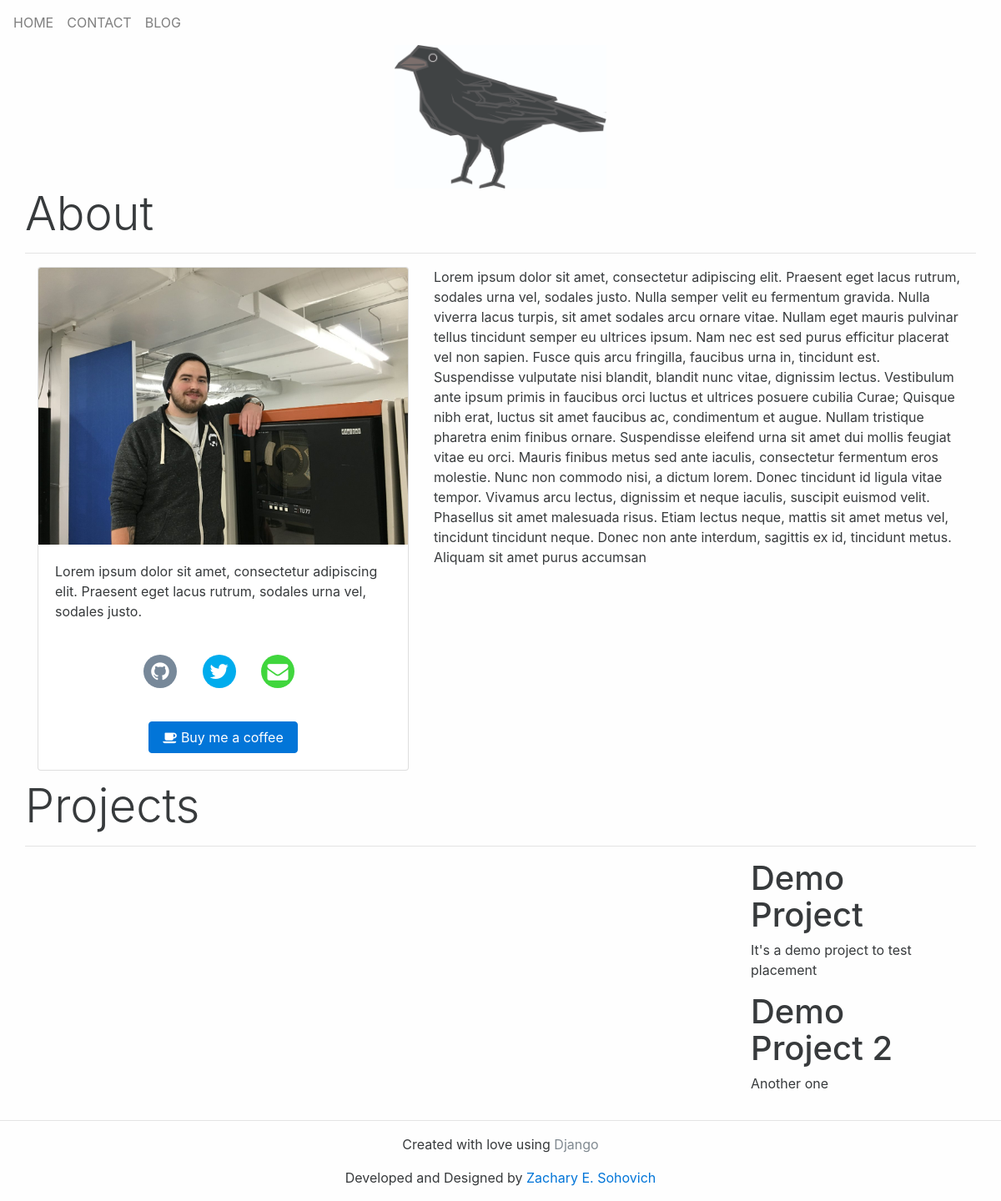
Before: / with the older database file.
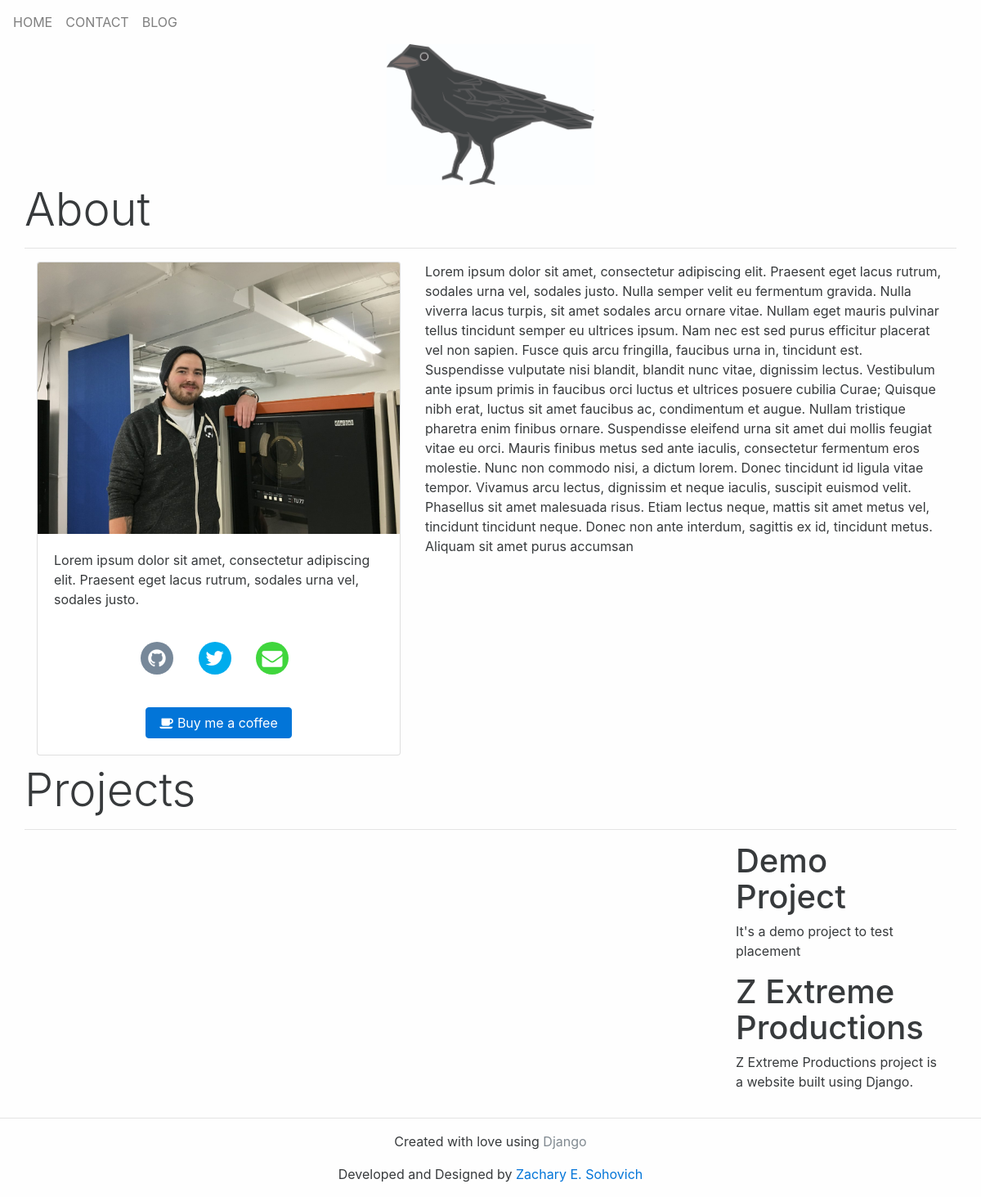
After: the same page with the newer database file.
### static_pages/models.py (models this page shows, shortened)
class Project(models.Model):
    title = models.CharField(max_length=100)
    desc = models.TextField(max_length=144)
    image = models.ImageField(upload_to='/uploads/projects', blank=True, null=True)
    image_url = models.URLField()

### static_pages/views.py (the view, shortened to what this page needs)
# urls.py: 2. Add a URL to urlpatterns:  url(r'^$', views.home, name='home')
def home(request):
    projects = Project.objects.all()
    form_donation = stripeAmount()
    form_contact = contactForm()
    return render(request, 'index.html',
        {
        'projects': projects,
        'form_donation': form_donation,
        'form_contact': form_contact,
        }
    )

### static_pages/templates/index.html (shortened to what this page needs)
{% extends 'base.html' %}
{% load static %}
{% load widget_tweaks %}
{% block content %}
  <div class="container">
    <div class="row">
      <h1 class="display-4">About</h1>
      <hr>
    </div>
    <div class="row">
      <div class="col-md-5">
        <div class="card">
          <img src="{% static 'media/zach.jpg' %}" class="card-img-top img-fluid">
          <div class="card-block">
            <p class="card-text">Lorem ipsum dolor sit amet, consectetur adipiscing elit. Praesent eget lacus rutrum, sodales urna vel, sodales justo.</p>
          </div>
          <div class="card-block text-xs-center">
            <ul class="nav nav-inline social-icons">
              <li class="nav-item"><a href="https://github.com/zacharysohovich" class="nav-link"><i class="fa fa-github"></i></a></li>
              <li class="nav-item"><a href="https://twitter.com/sneakycr0w" class="nav-link"><i class="fa fa-twitter"></i></a></li>
              <li class="nav-item"><a href="/contact" class="nav-link"><i class="fa fa-envelope fa-fw"></i></a></li>
            </ul>
          </div>
          <div class="card-block text-xs-center">
            <button class="btn btn-primary btn-large" data-toggle="modal" data-target="#stripe-modal"><i class="fa fa-coffee"></i> Buy me a coffee</button>
          </div>
        </div>
      </div>
      <div class="col-md-7">
        <p>Lorem ipsum dolor sit amet, consectetur adipiscing elit. Praesent eget lacus rutrum, sodales urna vel, sodales justo. Nulla semper velit eu fermentum gravida. Nulla viverra lacus turpis, sit amet sodales arcu ornare vitae. Nullam eget mauris pulvinar tellus tincidunt semper eu ultrices ipsum. Nam nec est sed purus efficitur placerat vel non sapien. Fusce quis arcu fringilla, faucibus urna in, tincidunt est. Suspendisse vulputate nisi blandit, blandit nunc vitae, dignissim lectus. Vestibulum ante ipsum primis in faucibus orci luctus et ultrices posuere cubilia Curae; Quisque nibh erat, luctus sit amet faucibus ac, condimentum et augue. Nullam tristique pharetra enim finibus ornare. Suspendisse eleifend urna sit amet dui mollis feugiat vitae eu orci. Mauris finibus metus sed ante iaculis, consectetur fermentum eros molestie. Nunc non commodo nisi, a dictum lorem. Donec tincidunt id ligula vitae tempor. Vivamus arcu lectus, dignissim et neque iaculis, suscipit euismod velit. Phasellus sit amet malesuada risus. Etiam lectus neque, mattis sit amet metus vel, tincidunt tincidunt neque. Donec non ante interdum, sagittis ex id, tincidunt metus. Aliquam sit amet purus accumsan</p>
      </div>
    </div>
  </div>
  <div class="container">
    <div class="row">
      <h1 class="display-4">Projects</h1>
      <hr>
    </div>
    {% for project in projects %}
    <div class="row">
      <div class="col-md-9">
      </div>
      <div class="col-md-3">
        <h1>{{ project.title }}</h1>
        <p>{{ project.desc }}</p>
      </div>
    </div>
    {% endfor %}
  </div>
{% endblock %}

### static_pages/templates/base.html (shortened to what this page needs)
{% load static %}
<!DOCTYPE html>
<html lang="en">
<head>
  <link rel="stylesheet" href="{% static 'css/font-awesome.min.css' %}">
  <link rel="stylesheet" href="{% static 'css/bootstrap.min.css' %}">
  <link rel="stylesheet" href="{% static 'css/style.css' %}">
</head>
<body>
  <nav class="navbar navbar-full navbar-light">
    <ul class="nav navbar-nav">
      <li class="nav-item"><a href="/" class="nav-link">HOME</a></li>
       <li class="nav-item"><a href="" data-toggle="modal" data-target="#contactForm" class="nav-link">CONTACT</a></li>
      <li class="nav-item"><a href="https://zacharysohovich.github.io/" class="nav-link">BLOG</a></li>
    </ul>
  </nav>
  <div class="container">
    <div class="row">
      <div class="col-md-12 text-xs-center">
        <img src="{% static 'media/crow.jpg' %}" alt="" id="crow" class="img-fluid">
      </div>
    </div>
  </div>
  {% block content %}
  {% endblock %}
  <hr>
  <footer class="text-xs-center">
    <p>Created with love using <a href="https://djangoproject.com/" class="text-muted">Django</a></p>
    <p>Developed and Designed by <a href="" data-toggle="modal" data-target="#contactForm">Zachary E. Sohovich</a></p>
  </footer>
</body>
</html>

### static_pages/static/css/style.css (style rules this page uses)
body { background-color: #fefefe; }
.social-icons li a { color: white; }
.social-icons li a i { width: 40px; height: 40px; border-radius: 20px; font-size: 25px; text-align: center; background-color: #40d63d; margin-right: 10px; padding-top: 15%; }
.social-icons li a i.fa-twitter { background-color: #00aced; }
.social-icons li a i.fa-github { background-color: #778899; }
img#crow { width: 254px; height: 172px; }

Changed rows visible on the page:
changed Project: title "Demo Project 2" → "Z Extreme Productions"; desc "Another one" → "Z Extreme Productions project is a website built using Django."
